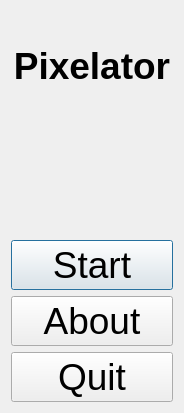
<?xml version="1.0" encoding="UTF-8"?>
<ui version="4.0">
 <class>QtPixelatorMenuDialog</class>
 <widget class="QDialog" name="QtPixelatorMenuDialog">
  <property name="geometry">
   <rect>
    <x>0</x>
    <y>0</y>
    <width>184</width>
    <height>413</height>
   </rect>
  </property>
  <property name="font">
   <font>
    <pointsize>28</pointsize>
   </font>
  </property>
  <property name="windowTitle">
   <string>Pixelator</string>
  </property>
  <layout class="QVBoxLayout" name="verticalLayout">
   <item>
    <widget class="QLabel" name="label_title">
     <property name="font">
      <font>
       <pointsize>28</pointsize>
       <weight>75</weight>
       <bold>true</bold>
      </font>
     </property>
     <property name="text">
      <string>Pixelator</string>
     </property>
     <property name="alignment">
      <set>Qt::AlignCenter</set>
     </property>
    </widget>
   </item>
   <item>
    <widget class="QLabel" name="label">
     <property name="text">
      <string/>
     </property>
     <property name="pixmap">
      <pixmap resource="ToolPixelator.qrc">:/pixelator/images/ToolPixelatorResult.png</pixmap>
     </property>
     <property name="alignment">
      <set>Qt::AlignCenter</set>
     </property>
    </widget>
   </item>
   <item>
    <widget class="QPushButton" name="button_start">
     <property name="text">
      <string>Start</string>
     </property>
    </widget>
   </item>
   <item>
    <widget class="QPushButton" name="button_about">
     <property name="text">
      <string>About</string>
     </property>
    </widget>
   </item>
   <item>
    <widget class="QPushButton" name="button_quit">
     <property name="text">
      <string>Quit</string>
     </property>
    </widget>
   </item>
  </layout>
 </widget>
 <layoutdefault spacing="6" margin="11"/>
 <resources>
  <include location="ToolPixelator.qrc"/>
 </resources>
 <connections/>
</ui>
